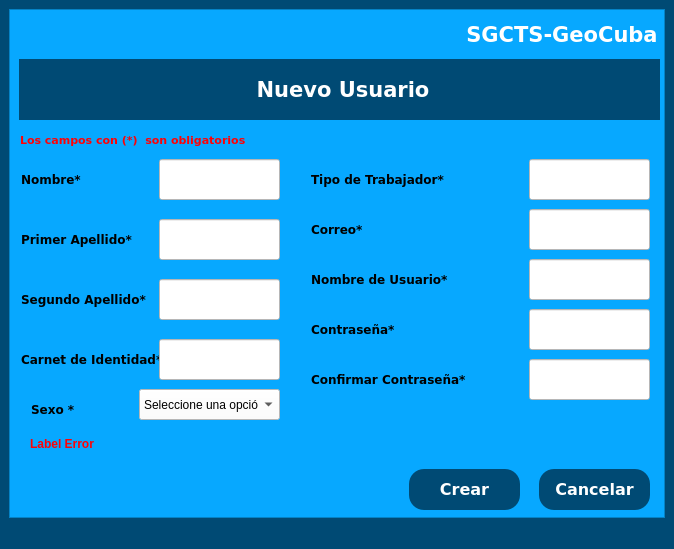
<?xml version="1.0" encoding="UTF-8"?>
<ui version="4.0">
 <class>MainWindow</class>
 <widget class="QMainWindow" name="MainWindow">
  <property name="geometry">
   <rect>
    <x>0</x>
    <y>0</y>
    <width>674</width>
    <height>549</height>
   </rect>
  </property>
  <property name="windowTitle">
   <string>MainWindow</string>
  </property>
  <property name="styleSheet">
   <string notr="true">background-color: rgb(0, 74, 116);</string>
  </property>
  <widget class="QWidget" name="centralwidget">
   <layout class="QHBoxLayout" name="horizontalLayout">
    <item>
     <widget class="QFrame" name="frame_NuevoCalculo">
      <property name="styleSheet">
       <string notr="true">QFrame{
background-color: rgb(7, 168, 255);
}
QLabel{
background-color: #000000ff;
color::rgb(0, 74, 116);
border:8px solid#000000ff;
}
QLineButton{
border:0px;
color:rgb(255, 255, 255);
border-bottom:2px solid rgb(61,61,61);
}
QPushButton{
background-color:rgb(0, 74, 116);
border-radius:15px;
color: rgb(255, 255, 255);
}

QLineEdit{
background-color: rgb(255, 255, 255);
}
QPushButton:hover{
background-color: rgb(0, 12, 255);
border-radius:15px;
color: rgb(0, 0, 0);
}

</string>
      </property>
      <property name="frameShape">
       <enum>QFrame::StyledPanel</enum>
      </property>
      <property name="frameShadow">
       <enum>QFrame::Raised</enum>
      </property>
      <widget class="QLabel" name="label_NuevoCalculo">
       <property name="geometry">
        <rect>
         <x>10</x>
         <y>50</y>
         <width>641</width>
         <height>61</height>
        </rect>
       </property>
       <property name="font">
        <font>
         <family>Verdana</family>
         <pointsize>16</pointsize>
         <weight>75</weight>
         <bold>true</bold>
        </font>
       </property>
       <property name="styleSheet">
        <string notr="true">background-color: rgb(0, 74, 116);
color: rgb(255, 255, 255);</string>
       </property>
       <property name="text">
        <string>&lt;html&gt;&lt;head/&gt;&lt;body&gt;&lt;p align=&quot;center&quot;&gt;Nuevo Usuario&lt;/p&gt;&lt;/body&gt;&lt;/html&gt;</string>
       </property>
      </widget>
      <widget class="QLabel" name="label_DensidadArena">
       <property name="geometry">
        <rect>
         <x>0</x>
         <y>150</y>
         <width>211</width>
         <height>41</height>
        </rect>
       </property>
       <property name="font">
        <font>
         <family>Verdana</family>
         <pointsize>9</pointsize>
         <weight>75</weight>
         <bold>true</bold>
        </font>
       </property>
       <property name="text">
        <string>Nombre*</string>
       </property>
      </widget>
      <widget class="QLineEdit" name="lineEdit_Nombre">
       <property name="geometry">
        <rect>
         <x>150</x>
         <y>150</y>
         <width>121</width>
         <height>41</height>
        </rect>
       </property>
       <property name="cursor">
        <cursorShape>IBeamCursor</cursorShape>
       </property>
       <property name="styleSheet">
        <string notr="true">background-color: rgb(255, 255, 255);</string>
       </property>
       <property name="maxLength">
        <number>20</number>
       </property>
      </widget>
      <widget class="QLabel" name="label_DensidadMar">
       <property name="geometry">
        <rect>
         <x>0</x>
         <y>210</y>
         <width>211</width>
         <height>41</height>
        </rect>
       </property>
       <property name="font">
        <font>
         <family>Verdana</family>
         <pointsize>9</pointsize>
         <weight>75</weight>
         <bold>true</bold>
        </font>
       </property>
       <property name="text">
        <string>Primer Apellido*</string>
       </property>
      </widget>
      <widget class="QLineEdit" name="lineEdit_PrimerApellido">
       <property name="geometry">
        <rect>
         <x>150</x>
         <y>210</y>
         <width>121</width>
         <height>41</height>
        </rect>
       </property>
       <property name="styleSheet">
        <string notr="true">background-color: rgb(255, 255, 255);</string>
       </property>
       <property name="maxLength">
        <number>20</number>
       </property>
      </widget>
      <widget class="QLabel" name="label_CoeficientePorocidad">
       <property name="geometry">
        <rect>
         <x>0</x>
         <y>270</y>
         <width>221</width>
         <height>41</height>
        </rect>
       </property>
       <property name="font">
        <font>
         <family>Verdana</family>
         <pointsize>9</pointsize>
         <weight>75</weight>
         <bold>true</bold>
        </font>
       </property>
       <property name="text">
        <string>Segundo Apellido*</string>
       </property>
      </widget>
      <widget class="QLineEdit" name="lineEdit_SegundoApellido">
       <property name="geometry">
        <rect>
         <x>150</x>
         <y>270</y>
         <width>121</width>
         <height>41</height>
        </rect>
       </property>
       <property name="styleSheet">
        <string notr="true">background-color: rgb(255, 255, 255);</string>
       </property>
       <property name="maxLength">
        <number>20</number>
       </property>
      </widget>
      <widget class="QLabel" name="label_ALtura">
       <property name="geometry">
        <rect>
         <x>0</x>
         <y>330</y>
         <width>211</width>
         <height>41</height>
        </rect>
       </property>
       <property name="font">
        <font>
         <family>Verdana</family>
         <pointsize>9</pointsize>
         <weight>75</weight>
         <bold>true</bold>
        </font>
       </property>
       <property name="text">
        <string>Carnet de Identidad*</string>
       </property>
      </widget>
      <widget class="QLineEdit" name="lineEdit_CI">
       <property name="geometry">
        <rect>
         <x>150</x>
         <y>330</y>
         <width>121</width>
         <height>41</height>
        </rect>
       </property>
       <property name="styleSheet">
        <string notr="true">background-color: rgb(255, 255, 255);</string>
       </property>
       <property name="maxLength">
        <number>12</number>
       </property>
      </widget>
      <widget class="QLabel" name="label_AnguloR">
       <property name="geometry">
        <rect>
         <x>290</x>
         <y>150</y>
         <width>191</width>
         <height>41</height>
        </rect>
       </property>
       <property name="font">
        <font>
         <family>Verdana</family>
         <pointsize>9</pointsize>
         <weight>75</weight>
         <bold>true</bold>
        </font>
       </property>
       <property name="text">
        <string>Tipo de Trabajador*</string>
       </property>
      </widget>
      <widget class="QLabel" name="label_IndiceR">
       <property name="geometry">
        <rect>
         <x>290</x>
         <y>200</y>
         <width>191</width>
         <height>41</height>
        </rect>
       </property>
       <property name="font">
        <font>
         <family>Verdana</family>
         <pointsize>9</pointsize>
         <weight>75</weight>
         <bold>true</bold>
        </font>
       </property>
       <property name="text">
        <string>Correo*</string>
       </property>
      </widget>
      <widget class="QLabel" name="label_Ubicacion">
       <property name="geometry">
        <rect>
         <x>290</x>
         <y>250</y>
         <width>191</width>
         <height>41</height>
        </rect>
       </property>
       <property name="font">
        <font>
         <family>Verdana</family>
         <pointsize>9</pointsize>
         <weight>75</weight>
         <bold>true</bold>
        </font>
       </property>
       <property name="text">
        <string>Nombre de Usuario*</string>
       </property>
      </widget>
      <widget class="QLabel" name="label_SGCTS_GeoCuba">
       <property name="geometry">
        <rect>
         <x>440</x>
         <y>0</y>
         <width>221</width>
         <height>51</height>
        </rect>
       </property>
       <property name="font">
        <font>
         <family>Verdana</family>
         <pointsize>12</pointsize>
         <weight>75</weight>
         <bold>true</bold>
        </font>
       </property>
       <property name="styleSheet">
        <string notr="true">background-color: #000000ff;

color: rgb(255, 255, 255);</string>
       </property>
       <property name="text">
        <string>&lt;html&gt;&lt;head/&gt;&lt;body&gt;&lt;p align=&quot;center&quot;&gt;&lt;span style=&quot; font-size:16pt;&quot;&gt;SGCTS-GeoCuba&lt;/span&gt;&lt;/p&gt;&lt;/body&gt;&lt;/html&gt;</string>
       </property>
      </widget>
      <widget class="QLineEdit" name="lineEdit_NombreUsuario">
       <property name="geometry">
        <rect>
         <x>520</x>
         <y>250</y>
         <width>121</width>
         <height>41</height>
        </rect>
       </property>
       <property name="styleSheet">
        <string notr="true">background-color: rgb(255, 255, 255);</string>
       </property>
       <property name="maxLength">
        <number>20</number>
       </property>
      </widget>
      <widget class="QLineEdit" name="lineEdit_Correo">
       <property name="geometry">
        <rect>
         <x>520</x>
         <y>200</y>
         <width>121</width>
         <height>41</height>
        </rect>
       </property>
       <property name="styleSheet">
        <string notr="true">background-color: rgb(255, 255, 255);</string>
       </property>
       <property name="maxLength">
        <number>50</number>
       </property>
      </widget>
      <widget class="QLineEdit" name="lineEdit_TipoTrabajador">
       <property name="geometry">
        <rect>
         <x>520</x>
         <y>150</y>
         <width>121</width>
         <height>41</height>
        </rect>
       </property>
       <property name="styleSheet">
        <string notr="true">background-color: rgb(255, 255, 255);</string>
       </property>
       <property name="maxLength">
        <number>20</number>
       </property>
      </widget>
      <widget class="QPushButton" name="but_CrearrNuevoUsuario">
       <property name="geometry">
        <rect>
         <x>400</x>
         <y>460</y>
         <width>111</width>
         <height>41</height>
        </rect>
       </property>
       <property name="font">
        <font>
         <family>Verdana</family>
         <pointsize>12</pointsize>
         <weight>75</weight>
         <bold>true</bold>
        </font>
       </property>
       <property name="text">
        <string>Crear</string>
       </property>
      </widget>
      <widget class="QPushButton" name="butCancelarNuevoCalculo">
       <property name="geometry">
        <rect>
         <x>530</x>
         <y>460</y>
         <width>111</width>
         <height>41</height>
        </rect>
       </property>
       <property name="font">
        <font>
         <family>Verdana</family>
         <pointsize>12</pointsize>
         <weight>75</weight>
         <bold>true</bold>
        </font>
       </property>
       <property name="text">
        <string>Cancelar</string>
       </property>
      </widget>
      <widget class="QLabel" name="label_Error">
       <property name="geometry">
        <rect>
         <x>10</x>
         <y>420</y>
         <width>641</width>
         <height>31</height>
        </rect>
       </property>
       <property name="styleSheet">
        <string notr="true">color: rgb(255, 1, 5);</string>
       </property>
       <property name="text">
        <string>&lt;html&gt;&lt;head/&gt;&lt;body&gt;&lt;p&gt;&lt;span style=&quot; font-weight:600;&quot;&gt;Label Error&lt;/span&gt;&lt;/p&gt;&lt;/body&gt;&lt;/html&gt;</string>
       </property>
      </widget>
      <widget class="QLabel" name="label_2">
       <property name="geometry">
        <rect>
         <x>0</x>
         <y>110</y>
         <width>261</width>
         <height>41</height>
        </rect>
       </property>
       <property name="font">
        <font>
         <family>Verdana</family>
         <pointsize>8</pointsize>
         <weight>75</weight>
         <bold>true</bold>
        </font>
       </property>
       <property name="styleSheet">
        <string notr="true">color: rgb(255, 1, 5);</string>
       </property>
       <property name="text">
        <string>Los campos con (*)  son obligatorios</string>
       </property>
      </widget>
      <widget class="QLabel" name="label_Ubicacion_2">
       <property name="geometry">
        <rect>
         <x>290</x>
         <y>300</y>
         <width>191</width>
         <height>41</height>
        </rect>
       </property>
       <property name="font">
        <font>
         <family>Verdana</family>
         <pointsize>9</pointsize>
         <weight>75</weight>
         <bold>true</bold>
        </font>
       </property>
       <property name="text">
        <string>Contraseña*</string>
       </property>
      </widget>
      <widget class="QLineEdit" name="lineEdit_Contrasena">
       <property name="geometry">
        <rect>
         <x>520</x>
         <y>300</y>
         <width>121</width>
         <height>41</height>
        </rect>
       </property>
       <property name="styleSheet">
        <string notr="true">background-color: rgb(255, 255, 255);</string>
       </property>
       <property name="maxLength">
        <number>25</number>
       </property>
       <property name="echoMode">
        <enum>QLineEdit::Password</enum>
       </property>
      </widget>
      <widget class="QLabel" name="label_Ubicacion_3">
       <property name="geometry">
        <rect>
         <x>290</x>
         <y>350</y>
         <width>191</width>
         <height>41</height>
        </rect>
       </property>
       <property name="font">
        <font>
         <family>Verdana</family>
         <pointsize>9</pointsize>
         <weight>75</weight>
         <bold>true</bold>
        </font>
       </property>
       <property name="text">
        <string>Confirmar Contraseña*</string>
       </property>
      </widget>
      <widget class="QLineEdit" name="lineEdit_ConfirmarConstrasena">
       <property name="geometry">
        <rect>
         <x>520</x>
         <y>350</y>
         <width>121</width>
         <height>41</height>
        </rect>
       </property>
       <property name="styleSheet">
        <string notr="true">background-color: rgb(255, 255, 255);</string>
       </property>
       <property name="maxLength">
        <number>25</number>
       </property>
       <property name="echoMode">
        <enum>QLineEdit::Password</enum>
       </property>
      </widget>
      <widget class="QLabel" name="label_ALtura_2">
       <property name="geometry">
        <rect>
         <x>10</x>
         <y>380</y>
         <width>211</width>
         <height>41</height>
        </rect>
       </property>
       <property name="font">
        <font>
         <family>Verdana</family>
         <pointsize>9</pointsize>
         <weight>75</weight>
         <bold>true</bold>
        </font>
       </property>
       <property name="text">
        <string>Sexo *</string>
       </property>
      </widget>
      <widget class="QComboBox" name="comboBox">
       <property name="geometry">
        <rect>
         <x>130</x>
         <y>380</y>
         <width>141</width>
         <height>31</height>
        </rect>
       </property>
       <property name="styleSheet">
        <string notr="true">background-color: rgb(255, 255, 255);</string>
       </property>
       <item>
        <property name="text">
         <string>Seleccione una opción</string>
        </property>
       </item>
       <item>
        <property name="text">
         <string>Masculino</string>
        </property>
       </item>
       <item>
        <property name="text">
         <string>Femenino</string>
        </property>
       </item>
      </widget>
     </widget>
    </item>
   </layout>
  </widget>
  <widget class="QStatusBar" name="statusbar"/>
 </widget>
 <resources/>
 <connections/>
</ui>
